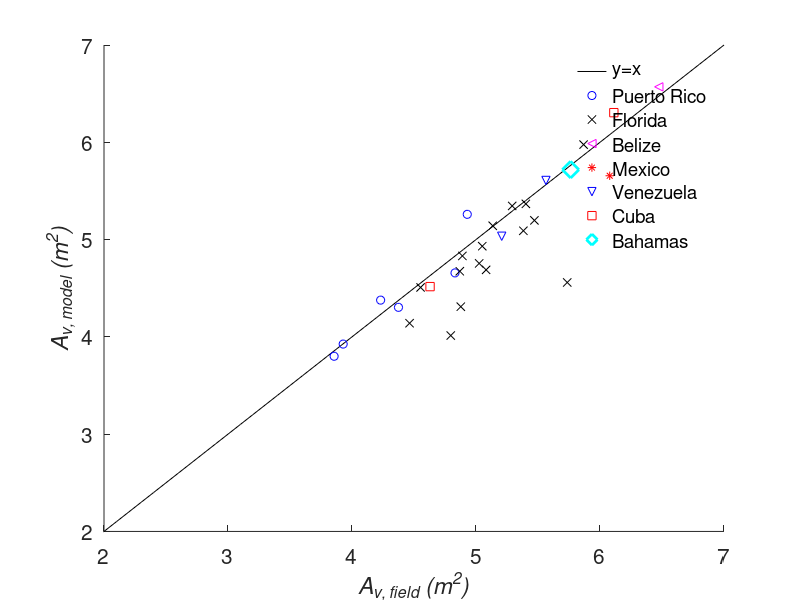

MATLAB code for this plot:
clear all;
x=0:0.1:7;

n=length(x);
y=zeros(1,n);
ya=zeros(1,n);

y=0.9195*x;
ya=x;


prx = [3.928754202   3.855761372	4.230806428	4.374748346	4.830595084	4.929480234];	
pry = [3.92595287   3.800772792	4.377675359	4.303668811	4.657508061	5.259551265];	

bzx =    [6.474153739];	
bzy =    [6.570011943];	

mxx=[6.078319403];
mxy=[5.656011391];

flx =[5.471081849	4.464221198	5.382132359	5.050453228	4.890113494	4.553118092 5.134655142	5.735831153	5.402096233	4.877348306	5.081527326	5.025756315	4.869489872	5.867645412	5.291728393	4.796248143];	
fly = [5.197300679	4.140134179	5.09066501	4.932017593	4.83193978	4.508134643 5.141904212	4.559126646	5.366999614	4.310291347	4.688584551	4.755001889	4.674463913	5.976299592	5.345850131	4.013719504];    

bhx = [5.763029458];
bhy = [5.718789425];

vzx = [5.207437773	5.564233922];
vzy = [5.034271194	5.607650028];

cbx = [6.111606922	4.629440182];
cby = [6.304730688	4.516506788];


hold on
plot(x,ya,'k',prx,pry,'bo',flx,fly,'kx',bzx,bzy,'m<',mxx,mxy,'r*',vzx,vzy,'bv',cbx,cby,'rs',bhx,bhy,'cd','markersize',12,'linewidth',2)
%plot(x,ya,'b',pO,Po,'bo',pB,Pb,'r+')
xlabel('\itA_{v, field} (m^2)')
ylabel('\itA_{v, model} (m^2)')
%title('Model versus Field Vegetated Area values')
legend('y=x','Puerto Rico','Florida','Belize','Mexico','Venezuela','Cuba','Bahamas')
 %legend('y=x','Oceanic Islands','Islands in Bays')
 legend boxoff
 set(gca,'Fontsize',15)
 %box on

axis([2 7 2 7])
